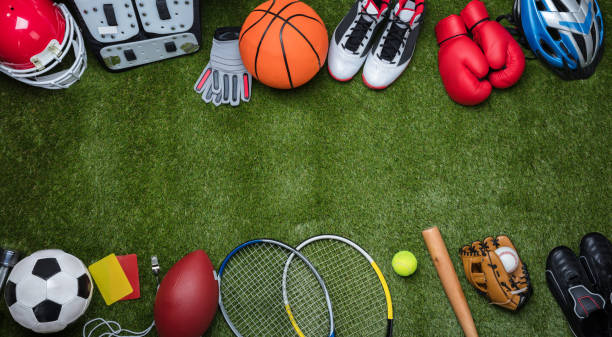
//> input picture Test/Test01.jpg, 612 x 337 px
$ ./main   (built with g++ and OpenCV 4)
//> lines starting //> are read from the running program, lines starting //| are printed output that depends on the picture; after the words box and inside, x2 and y2 are one past the last pixel; in counts of white or black regions, pixels touching at a corner belong together
#include <stdio.h>
#include <opencv2/opencv.hpp>

using namespace cv;
using namespace std;

int main(int argc, char** argv )
{

    Mat image;
    //image = imread("C:/Users/rajav/OneDrive/Desktop/game night/originals/3.jpeg");
    image = imread("C:/Users/rajav/OpenCVFolder/Test/Test01.jpg");
//> image is the input picture: 337 rows x 612 cols, CV_8UC3; mean B, G, R 54, 88, 89.9
    if ( !image.data )
    {
        printf("No image data \n");
        return -1;
    }

    Mat gray;
    cvtColor(image, gray, COLOR_BGR2GRAY);
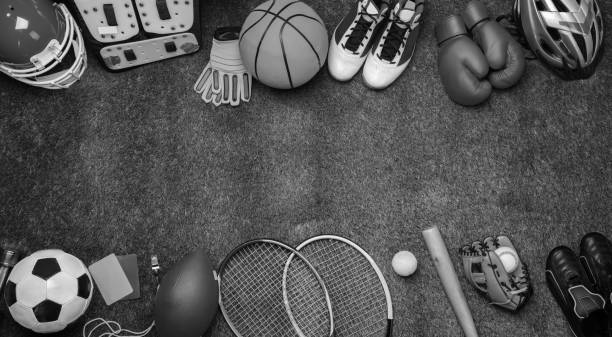
//> gray: 337 rows x 612 cols, CV_8UC1; min 0, max 255, mean 84.7

    medianBlur(gray, gray, 5);
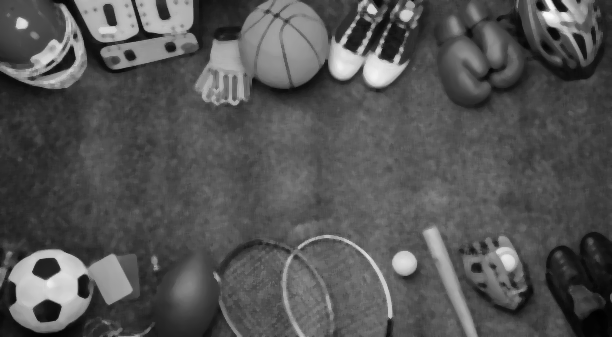
//> gray: 337 rows x 612 cols, CV_8UC1; min 0, max 250, mean 84.4

    vector<Vec3f> circles;
    HoughCircles(gray, circles, HOUGH_GRADIENT, 1,
                 gray.rows/16,  // change this value to detect circles with different distances to each other
                 100, 30, 1, 30 // change the last two parameters
            // (min_radius & max_radius) to detect larger circles

    );
//> circles = 3 circles (x, y, radius): [363.5, 33.5, 21.6], [403.5, 261.5, 11.6], [501.5, 61.5, 16]


    // [10 lines of commented-out code are left out]

    Vec3i c = circles[1];
//> c = [404, 262, 12]
    Point center = Point(c[0], c[1]);
//> center = Point(404, 262)
    //cout << c[0] << "," << c[1]<< std::endl;

    //Getting Color of Sphere
    Vec3b pixel = image.at<Vec3b>(Point(c[0], c[1]));
//> pixel = [108, 243, 235]
    cout << "Pixel color: " << "R: " << (int)(pixel[2])  << " G: " << (int)(pixel[1]) << " B: " << (int)(pixel[0]) << std::endl;
//| Pixel color: R: 235 G: 243 B: 108
    cout<<(Vec3b)(pixel)<<endl;
//| [108, 243, 235]
    // circle center
    circle( image, center, 1, Scalar(0,100,100), 3, LINE_AA);
//> image: 337 rows x 612 cols, CV_8UC3; 58 pixels changed, all inside (x1, y1, x2, y2) = (400, 259, 409, 266)
    // circle outline
    int radius = c[2];
//> radius = 12
    circle( image, center, radius, Scalar(255,0,255), 3, LINE_AA);
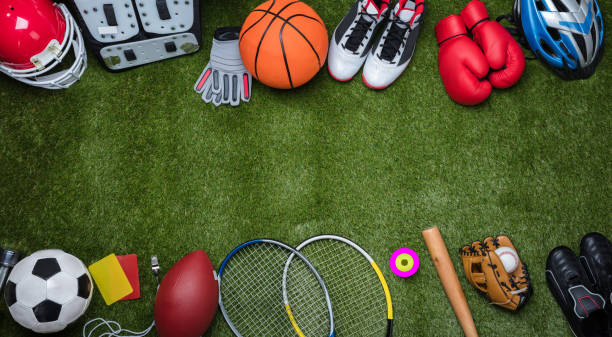
//> image: 337 rows x 612 cols, CV_8UC3; mean B, G, R 54.3, 87.7, 90.2

    // imshow("detected circles", image);
    // namedWindow("Display Image", WINDOW_AUTOSIZE );
    // imshow("Display Image", gray);

    waitKey(0);
    return 0;
}
